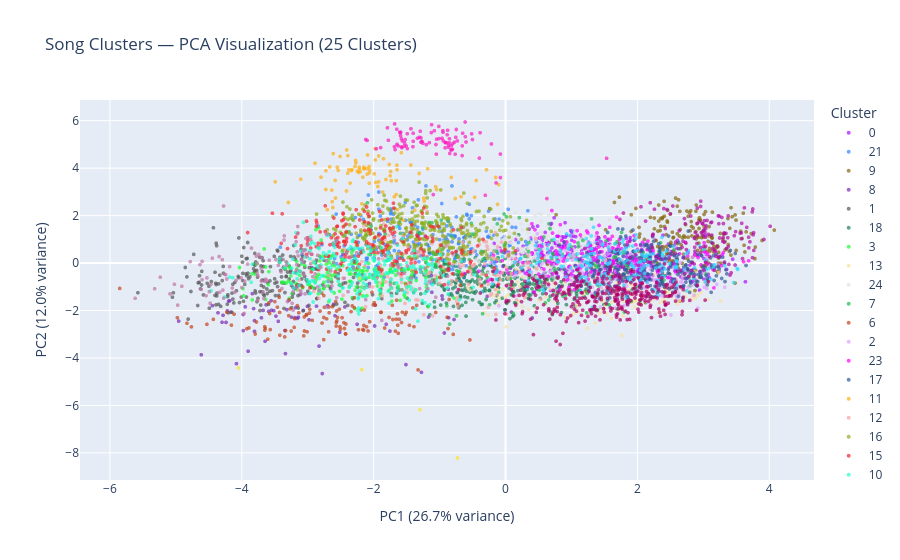

This figure's notebook cell:
### Markdown cell above
---
## 4️⃣ Visualize Song Clusters using PCA

### Code cell
# Apply PCA to reduce to 2 principal components
pca = PCA(n_components=2, random_state=42)
song_pca = pca.fit_transform(song_scaled)

explained = pca.explained_variance_ratio_ * 100
print(f"Variance explained — PC1: {explained[0]:.1f}%  |  PC2: {explained[1]:.1f}%")

# Build a DataFrame for plotting (sample for performance)
song_pca_df = pd.DataFrame({
    'pca_x': song_pca[:, 0],
    'pca_y': song_pca[:, 1],
    'cluster': data['cluster'].astype(str),
    'name': data['name'],
    'artists': data['artists'],
    'year': data['year'],
    'popularity': data['popularity']
})

# Sample 5000 points for a fast, readable plot
song_pca_sample = song_pca_df.sample(n=5000, random_state=42)

# Interactive scatter plot — hover shows song name, artist, year, popularity
fig = px.scatter(
    song_pca_sample,
    x='pca_x',
    y='pca_y',
    color='cluster',
    hover_data=['name', 'artists', 'year', 'popularity'],
    title='Song Clusters — PCA Visualization (25 Clusters)',
    labels={
        'pca_x': f'PC1 ({explained[0]:.1f}% variance)',
        'pca_y': f'PC2 ({explained[1]:.1f}% variance)'
    },
    color_discrete_sequence=px.colors.qualitative.Alphabet
)
fig.update_traces(marker=dict(size=4, opacity=0.7))
fig.update_layout(legend_title='Cluster')
fig.show()

### Figure 1 — Plotly figure (JSON) as saved in the notebook; plotly's stock layout.template omitted (floating-point values rounded to 4 significant figures; data arrays with more than 128 entries replaced by an {"elided": "..."} marker saying what was removed)
{"data": [{"customdata": {"elided": "343x4 mixed values"}, "hovertemplate": "cluster=0<br>PC1 (26.7% variance)=%{x}<br>PC2 (12.0% variance)=%{y}<br>name=%{customdata[0]}<br>artists=%{customdata[1]}<br>year=%{customdata[2]}<br>popularity=%{customdata[3]}<extra></extra>", "legendgroup": "0", "marker": {"color": "#AA0DFE", "opacity": 0.7, "size": 4, "symbol": "circle"}, "mode": "markers", "name": "0", "showlegend": true, "type": "scattergl", "x": {"elided": "343 float values"}, "xaxis": "x", "y": {"elided": "343 float values"}, "yaxis": "y"}, {"customdata": {"elided": "244x4 mixed values"}, "hovertemplate": "cluster=21<br>PC1 (26.7% variance)=%{x}<br>PC2 (12.0% variance)=%{y}<br>name=%{customdata[0]}<br>artists=%{customdata[1]}<br>year=%{customdata[2]}<br>popularity=%{customdata[3]}<extra></extra>", "legendgroup": "21", "marker": {"color": "#3283FE", "opacity": 0.7, "size": 4, "symbol": "circle"}, "mode": "markers", "name": "21", "showlegend": true, "type": "scattergl", "x": {"elided": "244 float values"}, "xaxis": "x", "y": {"elided": "244 float values"}, "yaxis": "y"}, {"customdata": {"elided": "212x4 mixed values"}, "hovertemplate": "cluster=9<br>PC1 (26.7% variance)=%{x}<br>PC2 (12.0% variance)=%{y}<br>name=%{customdata[0]}<br>artists=%{customdata[1]}<br>year=%{customdata[2]}<br>popularity=%{customdata[3]}<extra></extra>", "legendgroup": "9", "marker": {"color": "#85660D", "opacity": 0.7, "size": 4, "symbol": "circle"}, "mode": "markers", "name": "9", "showlegend": true, "type": "scattergl", "x": {"elided": "212 float values"}, "xaxis": "x", "y": {"elided": "212 float values"}, "yaxis": "y"}, {"customdata": {"elided": "84x4 mixed values"}, "hovertemplate": "cluster=8<br>PC1 (26.7% variance)=%{x}<br>PC2 (12.0% variance)=%{y}<br>name=%{customdata[0]}<br>artists=%{customdata[1]}<br>year=%{customdata[2]}<br>popularity=%{customdata[3]}<extra></extra>", "legendgroup": "8", "marker": {"color": "#782AB6", "opacity": 0.7, "size": 4, "symbol": "circle"}, "mode": "markers", "name": "8", "showlegend": true, "type": "scattergl", "x": [-1.986, -3.84, -1.117, -3.338, -3.807, -2.78, -2.828, -1.572, -3.98, -1.275, -0.956, -3.142, -2.938, -1.51, -0.01171, -2.251, -3.157, -3.447, -3.245, -2.985, -0.8671, -3.555, -2.465, -4.361, -3.647, -2.515, -3.702, -0.9633, -2.981, -4.446, -0.9281, -4.239, -1.977, -0.7351, -3.193, -2.609, -4.184, -3.346, -1.62, -2.867, -3.55, -1.753, -3.632, -3.218, -4.614, -2.436, -0.8632, -4.081, -3.594, -3.482, -2.665, -4.2, -3.114, -3.948, -3.904, -3.977, -0.7811, -4.299, -3.232, -1.81, -4.284, -0.2781, -0.002349, -3.676, -1.167, -3.515, -3.807, -3.18, 0.4048, 1.347, -4.957, 0.08888, -1.124, -3.003, -4.166, -3.317, -3.289, -3.156, -2.064, -2.7, -4.219, -3.066, -2.586, -3.821], "xaxis": "x", "y": [-2.65, -1.289, -1.232, -3.816, -2.426, -4.658, -3.499, -0.243, -2.166, -4.606, -1.52, -2.287, -0.1936, -4.279, 0.4386, -2.58, -2.334, -2.456, -2.282, -1.27, -1.101, -1.587, 0.3661, -2.096, -3.297, -2.917, -2.307, -1.381, -2.392, -1.795, -2.947, -2.501, -1.769, -1.231, -2.301, -1.739, -1.588, -2.843, -1.143, -1.815, -1.987, -2.865, -1.762, -1.036, -3.865, -1.848, -2.301, -4.239, -2.035, -2.236, -0.9968, -1.604, -1.325, -1.844, -3.716, -2.847, -2.379, -2.496, -1.296, -2.578, -2.201, -1.406, -1.974, -1.995, -2.274, -2.008, -2.878, -1.873, -2.315, -1.824, -2.446, -2.065, -0.5263, -1.825, -2.064, -1.962, -1.576, -0.9182, -0.8628, -1.791, -2.016, -1.996, -2.221, -1.922], "yaxis": "y"}, {"customdata": {"elided": "207x4 mixed values"}, "hovertemplate": "cluster=1<br>PC1 (26.7% variance)=%{x}<br>PC2 (12.0% variance)=%{y}<br>name=%{customdata[0]}<br>artists=%{customdata[1]}<br>year=%{customdata[2]}<br>popularity=%{customdata[3]}<extra></extra>", "legendgroup": "1", "marker": {"color": "#565656", "opacity": 0.7, "size": 4, "symbol": "circle"}, "mode": "markers", "name": "1", "showlegend": true, "type": "scattergl", "x": {"elided": "207 float values"}, "xaxis": "x", "y": {"elided": "207 float values"}, "yaxis": "y"}, {"customdata": {"elided": "281x4 mixed values"}, "hovertemplate": "cluster=18<br>PC1 (26.7% variance)=%{x}<br>PC2 (12.0% variance)=%{y}<br>name=%{customdata[0]}<br>artists=%{customdata[1]}<br>year=%{customdata[2]}<br>popularity=%{customdata[3]}<extra></extra>", "legendgroup": "18", "marker": {"color": "#1C8356", "opacity": 0.7, "size": 4, "symbol": "circle"}, "mode": "markers", "name": "18", "showlegend": true, "type": "scattergl", "x": {"elided": "281 float values"}, "xaxis": "x", "y": {"elided": "281 float values"}, "yaxis": "y"}, {"customdata": {"elided": "194x4 mixed values"}, "hovertemplate": "cluster=3<br>PC1 (26.7% variance)=%{x}<br>PC2 (12.0% variance)=%{y}<br>name=%{customdata[0]}<br>artists=%{customdata[1]}<br>year=%{customdata[2]}<br>popularity=%{customdata[3]}<extra></extra>", "legendgroup": "3", "marker": {"color": "#16FF32", "opacity": 0.7, "size": 4, "symbol": "circle"}, "mode": "markers", "name": "3", "showlegend": true, "type": "scattergl", "x": {"elided": "194 float values"}, "xaxis": "x", "y": {"elided": "194 float values"}, "yaxis": "y"}, {"customdata": {"elided": "187x4 mixed values"}, "hovertemplate": "cluster=13<br>PC1 (26.7% variance)=%{x}<br>PC2 (12.0% variance)=%{y}<br>name=%{customdata[0]}<br>artists=%{customdata[1]}<br>year=%{customdata[2]}<br>popularity=%{customdata[3]}<extra></extra>", "legendgroup": "13", "marker": {"color": "#F7E1A0", "opacity": 0.7, "size": 4, "symbol": "circle"}, "mode": "markers", "name": "13", "showlegend": true, "type": "scattergl", "x": {"elided": "187 float values"}, "xaxis": "x", "y": {"elided": "187 float values"}, "yaxis": "y"}, {"customdata": {"elided": "281x4 mixed values"}, "hovertemplate": "cluster=24<br>PC1 (26.7% variance)=%{x}<br>PC2 (12.0% variance)=%{y}<br>name=%{customdata[0]}<br>artists=%{customdata[1]}<br>year=%{customdata[2]}<br>popularity=%{customdata[3]}<extra></extra>", "legendgroup": "24", "marker": {"color": "#E2E2E2", "opacity": 0.7, "size": 4, "symbol": "circle"}, "mode": "markers", "name": "24", "showlegend": true, "type": "scattergl", "x": {"elided": "281 float values"}, "xaxis": "x", "y": {"elided": "281 float values"}, "yaxis": "y"}, {"customdata": {"elided": "203x4 mixed values"}, "hovertemplate": "cluster=7<br>PC1 (26.7% variance)=%{x}<br>PC2 (12.0% variance)=%{y}<br>name=%{customdata[0]}<br>artists=%{customdata[1]}<br>year=%{customdata[2]}<br>popularity=%{customdata[3]}<extra></extra>", "legendgroup": "7", "marker": {"color": "#1CBE4F", "opacity": 0.7, "size": 4, "symbol": "circle"}, "mode": "markers", "name": "7", "showlegend": true, "type": "scattergl", "x": {"elided": "203 float values"}, "xaxis": "x", "y": {"elided": "203 float values"}, "yaxis": "y"}, {"customdata": {"elided": "126x4 mixed values"}, "hovertemplate": "cluster=6<br>PC1 (26.7% variance)=%{x}<br>PC2 (12.0% variance)=%{y}<br>name=%{customdata[0]}<br>artists=%{customdata[1]}<br>year=%{customdata[2]}<br>popularity=%{customdata[3]}<extra></extra>", "legendgroup": "6", "marker": {"color": "#C4451C", "opacity": 0.7, "size": 4, "symbol": "circle"}, "mode": "markers", "name": "6", "showlegend": true, "type": "scattergl", "x": [-3.569, -3.018, -1.889, -3.577, -1.578, -2.164, -2.628, -0.7244, -2.681, -2.14, -3.46, -2.504, -4.976, -4.831, -2.756, -2.968, -2.932, -3.136, -3.06, -2.343, -3.077, -2.757, -3.426, -3.051, -2.425, -3.644, -3.65, -3.426, -1.627, -3.336, -5.852, -1.611, -2.965, -2.137, -3.251, -4.529, -0.8861, -2.23, -2.975, -3.282, -1.388, -1.51, -2.549, -2.324, -3.891, -1.767, -2.783, -4.431, -2.512, -3.157, -2.085, -1.06, -2.562, -0.6849, -1.708, -2.421, -2.108, -1.326, -1.889, -3.606, -3.2, -3.163, -2.52, -3.423, -2.684, -1.949, -3.592, -1.405, -2.575, -2.293, -2.715, -1.717, -3.266, -1.834, -2.007, -2.813, -4.226, -2.568, -2.451, -3.778, -3.499, -2.757, -1.458, -0.5405, -2.675, -0.7929, -1.506, -3.021, -1.639, -2.293, -2.426, -3.796, -2.148, -1.992, -1.521, -0.8555, -2.488, -2.787, -2.558, -2.215, -1.635, -4.764, -3.434, -1.565, -4.157, -1.974, -3.206, -2.748, -2.026, -3.288, -1.67, -2.443, -0.8721, -4.117, -2.569, -3.924, -2.153, -3.652, -3.01, -1.652, -3.348, -2.479, -2.061, -1.347, -3.052, -1.657], "xaxis": "x", "y": [-2.804, -2.17, -2.08, -2.125, -2.506, -2.803, -1.835, -1.728, -1.85, -1.979, -1.858, -2.784, -2.302, -2.537, -1.37, -1.95, -2.413, -2.098, -3.067, -2.046, -1.006, -3.227, -1.162, -2.863, -2.986, -2.75, -2.828, -2.078, -2.958, -2.843, -1.07, -2.369, -1.047, -1.031, -2.865, -2.582, -2.288, -2.81, -2.108, -1.55, -2.681, -0.8885, -2.288, -1.804, -2.734, -2.291, -2.527, -2.372, -2.68, -1.794, -2.862, -2.081, -2.02, -0.9337, -2.379, -2.567, -2.686, -4.502, -2.066, -3.209, -2.341, -0.9294, -1.943, -3.038, -2.895, -0.5695, -1.68, -1.887, -1.62, -1.458, -2.35, -1.779, -1.93, -2.737, -1.765, -2.023, -2.075, -2.505, -2.512, -2.484, -1.625, -2.293, -2.62, -3.239, -2.094, -3.005, -2.073, -2.19, -2.138, -1.883, -2.988, -2.991, -2.63, -1.671, -2.164, -1.534, -0.9556, -1.264, -2.44, -1.299, -2.618, -2.689, -1.444, -2.068, -2.616, -1.771, -2.711, -1.861, -1.235, -2.219, -2.869, -2.756, -2.762, -2.154, -2.656, -2.769, -2.83, -2.681, -2.895, -1.565, -3.114, -2.301, -2.472, -1.779, -2.271, -2.365], "yaxis": "y"}, {"customdata": {"elided": "234x4 mixed values"}, "hovertemplate": "cluster=2<br>PC1 (26.7% variance)=%{x}<br>PC2 (12.0% variance)=%{y}<br>name=%{customdata[0]}<br>artists=%{customdata[1]}<br>year=%{customdata[2]}<br>popularity=%{customdata[3]}<extra></extra>", "legendgroup": "2", "marker": {"color": "#DEA0FD", "opacity": 0.7, "size": 4, "symbol": "circle"}, "mode": "markers", "name": "2", "showlegend": true, "type": "scattergl", "x": {"elided": "234 float values"}, "xaxis": "x", "y": {"elided": "234 float values"}, "yaxis": "y"}, {"customdata": {"elided": "209x4 mixed values"}, "hovertemplate": "cluster=23<br>PC1 (26.7% variance)=%{x}<br>PC2 (12.0% variance)=%{y}<br>name=%{customdata[0]}<br>artists=%{customdata[1]}<br>year=%{customdata[2]}<br>popularity=%{customdata[3]}<extra></extra>", "legendgroup": "23", "marker": {"color": "#FE00FA", "opacity": 0.7, "size": 4, "symbol": "circle"}, "mode": "markers", "name": "23", "showlegend": true, "type": "scattergl", "x": {"elided": "209 float values"}, "xaxis": "x", "y": {"elided": "209 float values"}, "yaxis": "y"}, {"customdata": {"elided": "300x4 mixed values"}, "hovertemplate": "cluster=17<br>PC1 (26.7% variance)=%{x}<br>PC2 (12.0% variance)=%{y}<br>name=%{customdata[0]}<br>artists=%{customdata[1]}<br>year=%{customdata[2]}<br>popularity=%{customdata[3]}<extra></extra>", "legendgroup": "17", "marker": {"color": "#325A9B", "opacity": 0.7, "size": 4, "symbol": "circle"}, "mode": "markers", "name": "17", "showlegend": true, "type": "scattergl", "x": {"elided": "300 float values"}, "xaxis": "x", "y": {"elided": "300 float values"}, "yaxis": "y"}, {"customdata": {"elided": "87x4 mixed values"}, "hovertemplate": "cluster=11<br>PC1 (26.7% variance)=%{x}<br>PC2 (12.0% variance)=%{y}<br>name=%{customdata[0]}<br>artists=%{customdata[1]}<br>year=%{customdata[2]}<br>popularity=%{customdata[3]}<extra></extra>", "legendgroup": "11", "marker": {"color": "#FEAF16", "opacity": 0.7, "size": 4, "symbol": "circle"}, "mode": "markers", "name": "11", "showlegend": true, "type": "scattergl", "x": [-2.093, -2.147, -2.667, -2.218, -2.142, -0.1207, -1.581, -1.376, -2.393, -2.585, -2.412, -2.248, -1.863, -3.493, -2.619, -1.989, -2.629, -2.179, -0.4684, -1.648, -2.066, -1.235, -3.106, -2.51, -2.061, -1.977, -3.294, -1.181, -1.967, -2.34, -2.378, -2.206, -2.329, -1.924, -1.744, -1.438, -2.554, -0.4449, -2.161, -2.066, -1.851, -2.274, -2.798, -1.687, -2.165, -2.89, -2.703, -0.104, -2.579, -1.646, -0.1499, -2.099, -2.283, -1.733, -1.764, -2.204, -1.06, -2.219, -0.7619, -2.099, -1.974, -2.357, -1.31, -1.936, -2.149, -1.658, -2.392, -1.657, -1.045, -1.924, -1.813, -2.613, -1.241, -1.544, -0.6745, -2.538, -0.2881, -2.724, -2.069, -1.639, -0.8232, -2.229, -2.635, -2.726, -2.41, -1.75, -2.269], "xaxis": "x", "y": [4.555, 3.972, 4.053, 3.962, 3.98, 2.474, 4.654, 2.228, 3.787, 3.482, 3.038, 3.875, 2.994, 3.425, 2.342, 3.759, 2.587, 2.497, 2.771, 4.124, 3.81, 2.615, 3.533, 4.493, 3.922, 4.82, 2.554, 3.975, 3.399, 3.899, 3.929, 3.853, 3.941, 3.423, 3.858, 4.131, 4.038, 3.478, 2.269, 3.363, 4.397, 4.324, 3.623, 2.792, 3.62, 4.21, 2.253, 3.31, 2.741, 3.931, 3.607, 3.743, 4.067, 3.47, 4.156, 2.05, 3.215, 4.038, 2.717, 3.984, 4.345, 3.369, 3.775, 3.227, 4.047, 2.889, 4.527, 3.474, 3.093, 4.514, 3.521, 4.614, 2.737, 1.801, 2.796, 3.907, 3.935, 3.891, 4.067, 2.251, 3.608, 3.821, 3.077, 3.1, 4.767, 3.677, 4.216], "yaxis": "y"}, {"customdata": {"elided": "175x4 mixed values"}, "hovertemplate": "cluster=12<br>PC1 (26.7% variance)=%{x}<br>PC2 (12.0% variance)=%{y}<br>name=%{customdata[0]}<br>artists=%{customdata[1]}<br>year=%{customdata[2]}<br>popularity=%{customdata[3]}<extra></extra>", "legendgroup": "12", "marker": {"color": "#F8A19F", "opacity": 0.7, "size": 4, "symbol": "circle"}, "mode": "markers", "name": "12", "showlegend": true, "type": "scattergl", "x": {"elided": "175 float values"}, "xaxis": "x", "y": {"elided": "175 float values"}, "yaxis": "y"}, {"customdata": {"elided": "325x4 mixed values"}, "hovertemplate": "cluster=16<br>PC1 (26.7% variance)=%{x}<br>PC2 (12.0% variance)=%{y}<br>name=%{customdata[0]}<br>artists=%{customdata[1]}<br>year=%{customdata[2]}<br>popularity=%{customdata[3]}<extra></extra>", "legendgroup": "16", "marker": {"color": "#90AD1C", "opacity": 0.7, "size": 4, "symbol": "circle"}, "mode": "markers", "name": "16", "showlegend": true, "type": "scattergl", "x": {"elided": "325 float values"}, "xaxis": "x", "y": {"elided": "325 float values"}, "yaxis": "y"}, {"customdata": {"elided": "202x4 mixed values"}, "hovertemplate": "cluster=15<br>PC1 (26.7% variance)=%{x}<br>PC2 (12.0% variance)=%{y}<br>name=%{customdata[0]}<br>artists=%{customdata[1]}<br>year=%{customdata[2]}<br>popularity=%{customdata[3]}<extra></extra>", "legendgroup": "15", "marker": {"color": "#F6222E", "opacity": 0.7, "size": 4, "symbol": "circle"}, "mode": "markers", "name": "15", "showlegend": true, "type": "scattergl", "x": {"elided": "202 float values"}, "xaxis": "x", "y": {"elided": "202 float values"}, "yaxis": "y"}, {"customdata": {"elided": "221x4 mixed values"}, "hovertemplate": "cluster=10<br>PC1 (26.7% variance)=%{x}<br>PC2 (12.0% variance)=%{y}<br>name=%{customdata[0]}<br>artists=%{customdata[1]}<br>year=%{customdata[2]}<br>popularity=%{customdata[3]}<extra></extra>", "legendgroup": "10", "marker": {"color": "#1CFFCE", "opacity": 0.7, "size": 4, "symbol": "circle"}, "mode": "markers", "name": "10", "showlegend": true, "type": "scattergl", "x": {"elided": "221 float values"}, "xaxis": "x", "y": {"elided": "221 float values"}, "yaxis": "y"}, {"customdata": {"elided": "204x4 mixed values"}, "hovertemplate": "cluster=22<br>PC1 (26.7% variance)=%{x}<br>PC2 (12.0% variance)=%{y}<br>name=%{customdata[0]}<br>artists=%{customdata[1]}<br>year=%{customdata[2]}<br>popularity=%{customdata[3]}<extra></extra>", "legendgroup": "22", "marker": {"color": "#2ED9FF", "opacity": 0.7, "size": 4, "symbol": "circle"}, "mode": "markers", "name": "22", "showlegend": true, "type": "scattergl", "x": {"elided": "204 float values"}, "xaxis": "x", "y": {"elided": "204 float values"}, "yaxis": "y"}, {"customdata": {"elided": "138x4 mixed values"}, "hovertemplate": "cluster=4<br>PC1 (26.7% variance)=%{x}<br>PC2 (12.0% variance)=%{y}<br>name=%{customdata[0]}<br>artists=%{customdata[1]}<br>year=%{customdata[2]}<br>popularity=%{customdata[3]}<extra></extra>", "legendgroup": "4", "marker": {"color": "#B10DA1", "opacity": 0.7, "size": 4, "symbol": "circle"}, "mode": "markers", "name": "4", "showlegend": true, "type": "scattergl", "x": {"elided": "138 float values"}, "xaxis": "x", "y": {"elided": "138 float values"}, "yaxis": "y"}, {"customdata": {"elided": "135x4 mixed values"}, "hovertemplate": "cluster=20<br>PC1 (26.7% variance)=%{x}<br>PC2 (12.0% variance)=%{y}<br>name=%{customdata[0]}<br>artists=%{customdata[1]}<br>year=%{customdata[2]}<br>popularity=%{customdata[3]}<extra></extra>", "legendgroup": "20", "marker": {"color": "#C075A6", "opacity": 0.7, "size": 4, "symbol": "circle"}, "mode": "markers", "name": "20", "showlegend": true, "type": "scattergl", "x": {"elided": "135 float values"}, "xaxis": "x", "y": {"elided": "135 float values"}, "yaxis": "y"}, {"customdata": {"elided": "91x4 mixed values"}, "hovertemplate": "cluster=14<br>PC1 (26.7% variance)=%{x}<br>PC2 (12.0% variance)=%{y}<br>name=%{customdata[0]}<br>artists=%{customdata[1]}<br>year=%{customdata[2]}<br>popularity=%{customdata[3]}<extra></extra>", "legendgroup": "14", "marker": {"color": "#FC1CBF", "opacity": 0.7, "size": 4, "symbol": "circle"}, "mode": "markers", "name": "14", "showlegend": true, "type": "scattergl", "x": [-0.8231, -0.8639, -0.8505, -1.646, -1.592, -1.267, -1.604, 0.6273, -0.3969, -1.046, -0.7997, -2.122, -0.7756, -1.579, -0.6129, -1.629, -0.6505, -2.1, -0.7647, -1.306, -1.791, -0.7308, -1.434, -1.567, -0.9113, -1.254, -1.4, -1.294, -1.055, -0.6566, -1.532, -1.336, -0.8053, -1.489, -0.8528, -1.268, -1.05, -0.8266, -1.592, -1.126, 1.533, -0.8456, -1.012, -1.009, -0.3065, -0.8914, -0.8854, -1.682, -1.649, -1.08, -0.6588, -0.8666, -0.9171, -0.9484, -1.121, -0.8784, -1.508, -1.777, -0.2137, -1.401, -1.894, -0.07776, -0.7467, -1.581, -1.283, -0.5992, -1.096, -0.8185, -0.1432, -0.5013, -1.49, -0.9504, -1.202, -0.3861, -0.9462, -1.685, -1.284, -1.597, -1.155, -1.572, -1.538, -0.6094, -0.9625, -0.5143, -1.961, -1.404, -0.7546, -1.675, -0.9159, -1.521, -0.07725], "xaxis": "x", "y": [4.949, 4.965, 5.239, 5.006, 5.366, 5.119, 5.515, 2.718, 4.424, 5.222, 5.029, 5.207, 5.096, 5.238, 5.945, 4.939, 5.473, 5.17, 4.59, 5.301, 5.699, 5.147, 5.658, 5.148, 5.076, 5.047, 5.133, 5.556, 4.996, 4.937, 5.063, 5.261, 4.79, 4.824, 5.069, 5.122, 4.591, 4.767, 5.518, 5.498, 4.414, 4.619, 5.759, 5.246, 2.855, 5.066, 5.407, 5.865, 5.64, 5.576, 4.529, 4.88, 4.854, 5.509, 5.832, 5.596, 4.941, 5.174, 5.019, 5.472, 4.864, 4.594, 5.629, 4.895, 5.274, 5.102, 2.887, 4.778, 3.377, 5.207, 5.449, 5.58, 4.989, 5.494, 5.15, 4.905, 5.093, 5.488, 5.075, 4.86, 4.929, 5.322, 5.26, 5.445, 4.814, 4.904, 5.3, 4.782, 5.088, 5.205, 3.603], "yaxis": "y"}, {"customdata": {"elided": "312x4 mixed values"}, "hovertemplate": "cluster=5<br>PC1 (26.7% variance)=%{x}<br>PC2 (12.0% variance)=%{y}<br>name=%{customdata[0]}<br>artists=%{customdata[1]}<br>year=%{customdata[2]}<br>popularity=%{customdata[3]}<extra></extra>", "legendgroup": "5", "marker": {"color": "#B00068", "opacity": 0.7, "size": 4, "symbol": "circle"}, "mode": "markers", "name": "5", "showlegend": true, "type": "scattergl", "x": {"elided": "312 float values"}, "xaxis": "x", "y": {"elided": "312 float values"}, "yaxis": "y"}, {"customdata": [["Hob Eh", "['Umm Kulthum']", 1960, 32], ["Hadeth El Rouh", "['Umm Kulthum']", 1946, 2], ["Enta Oumry", "['Umm Kulthum']", 1964, 25], ["Fireside Chat #6 - On Government and Capitalism (September 30, 1934)", "['President Franklin Delano Roosevelt']", 1950, 0], ["Qaseedat El Neil", "['Umm Kulthum']", 1946, 0]], "hovertemplate": "cluster=19<br>PC1 (26.7% variance)=%{x}<br>PC2 (12.0% variance)=%{y}<br>name=%{customdata[0]}<br>artists=%{customdata[1]}<br>year=%{customdata[2]}<br>popularity=%{customdata[3]}<extra></extra>", "legendgroup": "19", "marker": {"color": "#FBE426", "opacity": 0.7, "size": 4, "symbol": "circle"}, "mode": "markers", "name": "19", "showlegend": true, "type": "scattergl", "x": [-1.299, -2.18, -0.7288, -2.213, -4.052], "xaxis": "x", "y": [-6.176, -4.493, -8.215, -0.6381, -4.42], "yaxis": "y"}], "layout": {"legend": {"title": {"text": "Cluster"}, "tracegroupgap": 0}, "title": {"text": "Song Clusters — PCA Visualization (25 Clusters)"}, "xaxis": {"anchor": "y", "domain": [0, 1], "title": {"text": "PC1 (26.7% variance)"}}, "yaxis": {"anchor": "x", "domain": [0, 1], "title": {"text": "PC2 (12.0% variance)"}}}}
